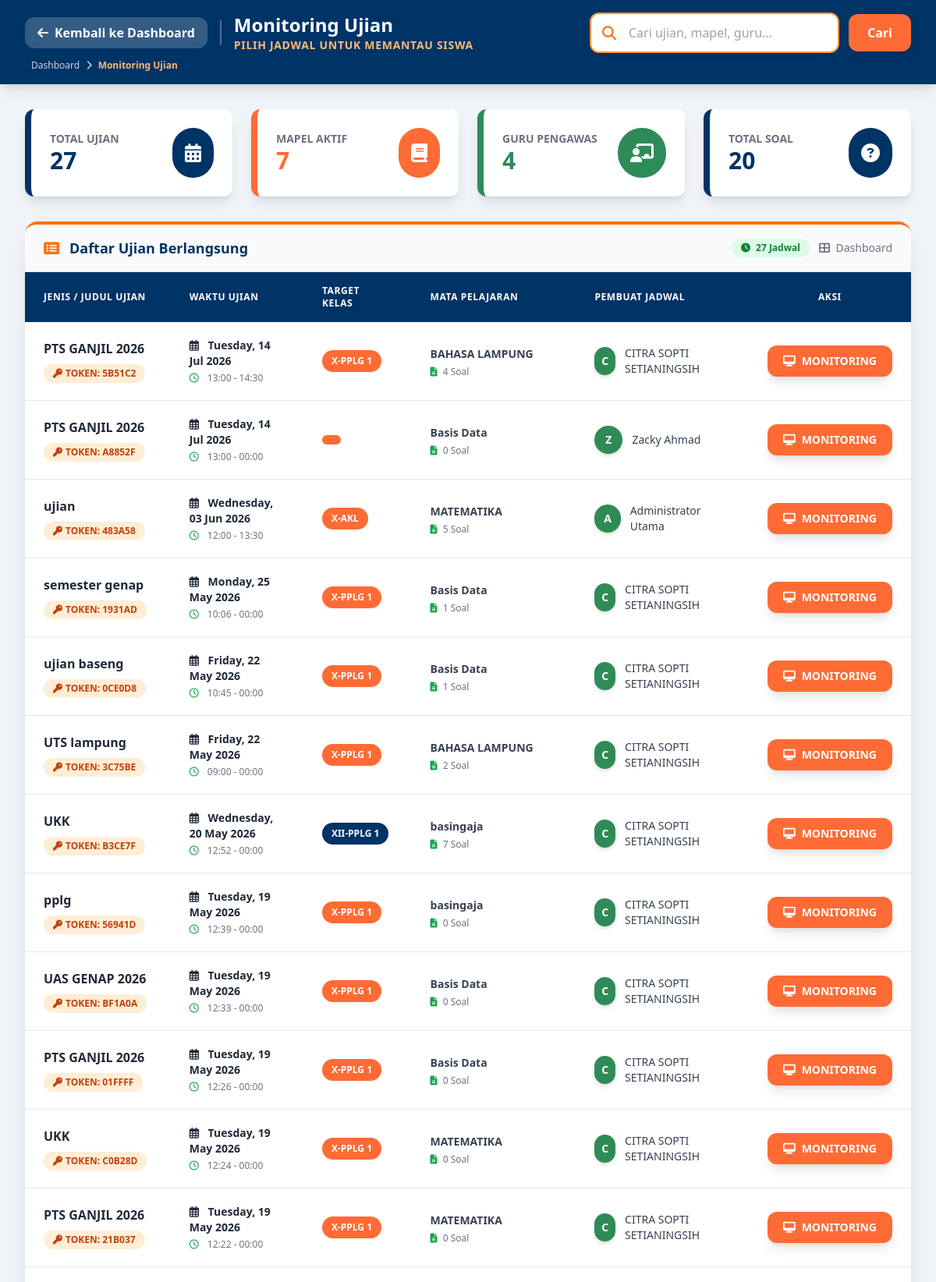
Screenshot of /cbt_sekolah/pages/admin/monitoring_ujian.php (signed in, upper part) with the database file from the repository.
### tables this page shows
CREATE TABLE `tb_ujian` (
  `id_ujian` int(11) NOT NULL,
  `id_mapel` int(11) NOT NULL,
  `id_guru` int(11) NOT NULL,
  `judul_ujian` varchar(200) NOT NULL,
  `tanggal_ujian` date NOT NULL,
  `jam_mulai` time NOT NULL,
  `jam_selesai` time NOT NULL,
  `durasi_menit` int(11) NOT NULL,
  `token` varchar(10) DEFAULT NULL,
  `tampil_nilai` enum('0','1') DEFAULT '0',
  `acak_soal` enum('0','1') DEFAULT '0',
  `anti_tab` enum('0','1') DEFAULT '0',
  `status_ujian` enum('aktif','nonaktif') DEFAULT 'aktif'
);

CREATE TABLE `tb_mapel` (
  `id_mapel` int(11) NOT NULL,
  `kode_mapel` varchar(20) DEFAULT NULL,
  `nama_mapel` varchar(100) NOT NULL
);

CREATE TABLE `tb_users` (
  `id_user` int(11) NOT NULL,
  `nama_lengkap` varchar(100) NOT NULL,
  `ruangan` varchar(100) DEFAULT NULL,
  `username` varchar(50) NOT NULL,
  `password` varchar(255) NOT NULL,
  `role` enum('admin','guru','siswa','pengawas') NOT NULL,
  `id_kelas` int(11) DEFAULT NULL,
  `nisn` varchar(20) DEFAULT NULL,
  `jenis_kelamin` enum('L','P') DEFAULT NULL,
  `tempat_lahir` varchar(100) DEFAULT NULL,
  `tanggal_lahir` date DEFAULT NULL,
  `nis` varchar(20) DEFAULT NULL,
  `agama` varchar(20) DEFAULT NULL,
  `alamat` text DEFAULT NULL,
  `created_at` timestamp NOT NULL DEFAULT current_timestamp(),
  `status` enum('aktif','nonaktif') DEFAULT 'aktif'
);

### cbt_sekolah/pages/admin/monitoring_ujian.php (the view, shortened to what this page needs)
<?php
require_once '../../config/koneksi.php';
$search = isset($_GET['search']) ? $_GET['search'] : '';
$sql = "SELECT u.*, m.nama_mapel, g.nama_lengkap AS nama_guru,
        GROUP_CONCAT(k.nama_kelas SEPARATOR ', ') as daftar_kelas,
        (SELECT COUNT(*) FROM tb_soal WHERE id_ujian = u.id_ujian) as total_soal
        FROM tb_ujian u
        JOIN tb_mapel m ON u.id_mapel = m.id_mapel
        JOIN tb_users g ON u.id_guru = g.id_user
        LEFT JOIN tb_ujian_kelas uk ON u.id_ujian = uk.id_ujian
        LEFT JOIN tb_kelas k ON uk.id_kelas = k.id_kelas";
$sql .= " GROUP BY u.id_ujian ORDER BY u.tanggal_ujian DESC, u.jam_mulai DESC";
$stmt = $pdo->prepare($sql);
$stmt->execute();
$ujian = $stmt->fetchAll();
?>
<!DOCTYPE html>
<html lang="id">
<head>
    <script src="https://cdn.tailwindcss.com"></script>
    <link rel="stylesheet" href="https://cdnjs.cloudflare.com/ajax/libs/font-awesome/6.4.0/css/all.min.css">
</head>
<body class="bg-[#F0F4F8] font-sans">
    <div class="min-h-screen">
        <header class="navy-bg py-4 px-8 sticky top-0 z-40 shadow-lg">
            <div class="flex justify-between items-center">
                <div class="flex items-center space-x-4">
                    <a href="dashboard.php" class="flex items-center bg-white bg-opacity-20 hover:bg-opacity-30 text-white px-4 py-2 rounded-xl transition-all duration-300 group">
                        <i class="fas fa-arrow-left mr-2 group-hover:-translate-x-1 transition-transform"></i>
                        <span class="font-semibold">Kembali ke Dashboard</span>
                    </a>
                    <div class="border-l-2 border-white border-opacity-30 h-8 mx-2"></div>
                    <div>
                        <h1 class="text-2xl font-bold text-white">Monitoring Ujian</h1>
                        <p class="text-sm text-orange-300 font-semibold tracking-wider">PILIH JADWAL UNTUK MEMANTAU SISWA</p>
                    </div>
                </div>
                <form method="GET" action="" class="flex items-center">
                    <div class="relative">
                        <input type="text"
                               name="search"
                               value="<?= htmlspecialchars($search) ?>"
                               placeholder="Cari ujian, mapel, guru..."
                               class="w-80 pl-12 pr-4 py-3 rounded-xl border-2 border-orange-400 focus:border-green-500 focus:outline-none shadow-md">
                        <i class="fas fa-search absolute left-4 top-1/2 transform -translate-y-1/2 text-orange-500 text-lg"></i>
                    </div>
                    <button type="submit" class="ml-3 orange-bg text-white px-6 py-3 rounded-xl font-bold shadow-md hover:bg-opacity-90 transition-all">
                        Cari
                    </button>
                </form>
            </div>
            <div class="flex items-center space-x-2 text-xs text-white text-opacity-80 mt-2 ml-2">
                <a href="dashboard.php" class="hover:text-orange-300 transition-colors">Dashboard</a>
                <i class="fas fa-chevron-right text-xs"></i>
                <span class="text-orange-300 font-semibold">Monitoring Ujian</span>
            </div>
        </header>
        <main class="p-8">
            <div class="grid grid-cols-1 md:grid-cols-4 gap-6 mb-8">
                <div class="bg-white rounded-xl shadow-lg p-6 border-l-8 border-[#003366]">
                    <div class="flex justify-between items-center">
                        <div>
                            <p class="text-gray-500 text-sm font-bold uppercase">Total Ujian</p>
                            <p class="text-3xl font-bold navy-text"><?= count($ujian) ?></p>
                        </div>
                        <div class="navy-bg p-4 rounded-full">
                            <i class="fas fa-calendar-alt text-white text-2xl"></i>
                        </div>
                    </div>
                </div>
                <div class="bg-white rounded-xl shadow-lg p-6 border-l-8 border-[#FF6B35]">
                    <div class="flex justify-between items-center">
                        <div>
                            <p class="text-gray-500 text-sm font-bold uppercase">Mapel Aktif</p>
                            <p class="text-3xl font-bold orange-text">
                                <?php
                                $mapelUnik = [];
                                foreach ($ujian as $u) {
                                    $mapelUnik[$u['id_mapel']] = true;
                                }
                                echo count($mapelUnik);
                                ?>
                            </p>
                        </div>
                        <div class="orange-bg p-4 rounded-full">
                            <i class="fas fa-book text-white text-2xl"></i>
                        </div>
                    </div>
                </div>
                <div class="bg-white rounded-xl shadow-lg p-6 border-l-8 border-[#2E8B57]">
                    <div class="flex justify-between items-center">
                        <div>
                            <p class="text-gray-500 text-sm font-bold uppercase">Guru Pengawas</p>
                            <p class="text-3xl font-bold green-text">
                                <?php
                                $guruUnik = [];
                                foreach ($ujian as $u) {
                                    $guruUnik[$u['id_guru']] = true;
                                }
                                echo count($guruUnik);
                                ?>
                            </p>
                        </div>
                        <div class="green-bg p-4 rounded-full">
                            <i class="fas fa-chalkboard-teacher text-white text-2xl"></i>
                        </div>
                    </div>
                </div>
                <div class="bg-white rounded-xl shadow-lg p-6 border-l-8 border-[#003366]">
                    <div class="flex justify-between items-center">
                        <div>
                            <p class="text-gray-500 text-sm font-bold uppercase">Total Soal</p>
                            <p class="text-3xl font-bold navy-text">
                                <?php
                                $totalSoal = 0;
                                foreach ($ujian as $u) {
                                    $totalSoal += $u['total_soal'];
                                }
                                echo $totalSoal;
                                ?>
                            </p>
                        </div>
                        <div class="navy-bg p-4 rounded-full">
                            <i class="fas fa-question-circle text-white text-2xl"></i>
                        </div>
                    </div>
                </div>
            </div>
            <div class="bg-white rounded-2xl shadow-xl overflow-hidden border-t-4 border-orange-500">
                <div class="px-6 py-4 border-b border-gray-200 flex justify-between items-center bg-gray-50">
                    <h2 class="text-lg font-bold navy-text">
                        <i class="fas fa-list-alt mr-2 text-orange-500"></i>
                        Daftar Ujian Berlangsung
                    </h2>
                    <div class="flex items-center space-x-3">
                        <span class="text-xs bg-green-100 text-green-700 px-3 py-1 rounded-full font-semibold">
                            <i class="fas fa-clock mr-1"></i> <?= count($ujian) ?> Jadwal
                        </span>
                        <a href="dashboard.php" class="text-sm text-gray-500 hover:text-navy transition-colors">
                            <i class="fas fa-th-large mr-1"></i> Dashboard
                        </a>
                    </div>
                </div>
                <?php if (empty($ujian)): ?>
                    <div class="text-center py-16">
                        <i class="fas fa-search text-6xl text-gray-300 mb-4"></i>
                        <p class="text-xl font-bold text-gray-500">Tidak ada data ujian ditemukan</p>
                        <?php if (!empty($search)): ?>
                            <p class="text-gray-400 mt-2">Pencarian: "<?= htmlspecialchars($search) ?>"</p>
                        <?php endif; ?>
                        <a href="dashboard.php" class="inline-block mt-6 navy-bg text-white px-6 py-3 rounded-xl font-bold shadow-lg hover:bg-opacity-90 transition-all">
                            <i class="fas fa-arrow-left mr-2"></i> Kembali ke Dashboard
                        </a>
                    </div>
                <?php else: ?>
                    <div class="overflow-x-auto">
                        <table class="w-full text-left">
                            <thead class="navy-bg">
                                <tr class="text-xs font-bold text-white uppercase tracking-wider">
                                    <th class="px-6 py-4">Jenis / Judul Ujian</th>
                                    <th class="px-6 py-4">Waktu Ujian</th>
                                    <th class="px-6 py-4">Target Kelas</th>
                                    <th class="px-6 py-4">Mata Pelajaran</th>
                                    <th class="px-6 py-4">Pembuat Jadwal</th>
                                    <th class="px-6 py-4 text-center">Aksi</th>
                                </tr>
                            </thead>
                            <tbody class="divide-y divide-gray-200">
                                <?php foreach ($ujian as $u): ?>
                                    <tr class="hover:bg-orange-50 transition-colors">
                                        <td class="px-6 py-5">
                                            <div>
                                                <span class="block text-base font-bold text-gray-800"><?= htmlspecialchars($u['judul_ujian']) ?></span>
                                                <span class="text-xs inline-flex items-center gap-1 bg-orange-100 text-orange-700 px-3 py-1 rounded-full font-bold mt-2">
                                                    <i class="fas fa-key"></i> TOKEN: <?= htmlspecialchars($u['token']) ?>
                                                </span>
                                            </div>
                                        </td>
                                        <td class="px-6 py-5">
                                            <div class="flex flex-col">
                                                <span class="text-sm font-bold text-gray-800">
                                                    <i class="far fa-calendar-alt mr-2 text-navy"></i>
                                                    <?= date('l, d M Y', strtotime($u['tanggal_ujian'])) ?>
                                                </span>
                                                <span class="text-xs text-gray-500 font-medium mt-1">
                                                    <i class="far fa-clock mr-2 text-green-600"></i>
                                                    <?= substr($u['jam_mulai'], 0, 5) ?> - <?= substr($u['jam_selesai'], 0, 5) ?>
                                                </span>
                                            </div>
                                        </td>
                                        <td class="px-6 py-5">
                                            <div class="flex flex-wrap gap-2">
                                                <?php
                                                $kelasArr = explode(', ', $u['daftar_kelas']);
                                                foreach ($kelasArr as $kls):
                                                    if (strpos($kls, 'XII') !== false) {
                                                        $bg = 'navy-bg text-white';
                                                    } elseif (strpos($kls, 'XI') !== false) {
                                                        $bg = 'green-bg text-white';
                                                    } else {
                                                        $bg = 'orange-bg text-white';
                                                    }
                                                ?>
                                                    <span class="text-xs font-bold px-3 py-1.5 rounded-full <?= $bg ?> shadow-sm">
                                                        <?= htmlspecialchars($kls) ?>
                                                    </span>
                                                <?php endforeach; ?>
                                            </div>
                                        </td>
                                        <td class="px-6 py-5">
                                            <span class="text-sm font-bold text-gray-700"><?= htmlspecialchars($u['nama_mapel']) ?></span>
                                            <span class="block text-xs text-gray-500 mt-1">
                                                <i class="fas fa-file-alt mr-1 text-green-600"></i>
                                                <?= $u['total_soal'] ?> Soal
                                            </span>
                                        </td>
                                        <td class="px-6 py-5">
                                            <div class="flex items-center">
                                                <div class="w-9 h-9 rounded-full green-bg flex items-center justify-center text-white text-sm font-bold mr-3 shadow-md">
                                                    <?= strtoupper(substr($u['nama_guru'], 0, 1)) ?>
                                                </div>
                                                <span class="text-sm font-medium text-gray-700"><?= htmlspecialchars($u['nama_guru']) ?></span>
                                            </div>
                                        </td>
                                        <td class="px-6 py-5 text-center">
                                            <a href="monitoring_detail.php?id=<?= $u['id_ujian'] ?>"
                                                class="inline-flex items-center justify-center orange-bg hover:bg-opacity-90 text-white px-5 py-2.5 rounded-xl text-sm font-bold shadow-lg hover:shadow-xl transition-all transform hover:scale-105">
                                                <i class="fas fa-desktop mr-2"></i> MONITORING
                                            </a>
                                        </td>
                                    </tr>
                                <?php endforeach; ?>
                            </tbody>
                        </table>
                    </div>
                <?php endif; ?>
            </div>
        </main>
    </div>
</body>
</html>

### cbt_sekolah/pages/admin/monitoring_ujian.php (style rules this page uses)
.navy-bg { background-color: #003366; }
.navy-text { color: #003366; }
.orange-bg { background-color: #FF6B35; }
.orange-text { color: #FF6B35; }
.green-bg { background-color: #2E8B57; }
.green-text { color: #2E8B57; }

### rows the page displays
tb_ujian: judul_ujian "PTS GANJIL 2026", token "5B51C2", tanggal_ujian "Tuesday, 14 Jul 2026", jam_mulai "13:00", jam_selesai "14:30", kls "X-PPLG 1", id_mapel.nama_mapel "BAHASA LAMPUNG", total_soal "4", id_guru.nama_lengkap "C", id_guru.nama_lengkap "CITRA SOPTI SETIANINGSIH"
tb_ujian: judul_ujian "PTS GANJIL 2026", token "A8852F", tanggal_ujian "Tuesday, 14 Jul 2026", jam_mulai "13:00", jam_selesai "00:00", id_mapel.nama_mapel "Basis Data", total_soal "0", id_guru.nama_lengkap "Z", id_guru.nama_lengkap "Zacky Ahmad"
tb_ujian: judul_ujian "ujian", token "483A58", tanggal_ujian "Wednesday, 03 Jun 2026", jam_mulai "12:00", jam_selesai "13:30", kls "X-AKL", id_mapel.nama_mapel "MATEMATIKA", total_soal "5", id_guru.nama_lengkap "A", id_guru.nama_lengkap "Administrator Utama"
tb_ujian: judul_ujian "semester genap", token "1931AD", tanggal_ujian "Monday, 25 May 2026", jam_mulai "10:06", jam_selesai "00:00", kls "X-PPLG 1", id_mapel.nama_mapel "Basis Data", total_soal "1", id_guru.nama_lengkap "C", id_guru.nama_lengkap "CITRA SOPTI SETIANINGSIH"
tb_ujian: judul_ujian "ujian baseng", token "0CE0D8", tanggal_ujian "Friday, 22 May 2026", jam_mulai "10:45", jam_selesai "00:00", kls "X-PPLG 1", id_mapel.nama_mapel "Basis Data", total_soal "1", id_guru.nama_lengkap "C", id_guru.nama_lengkap "CITRA SOPTI SETIANINGSIH"
tb_ujian: judul_ujian "UTS lampung", token "3C75BE", tanggal_ujian "Friday, 22 May 2026", jam_mulai "09:00", jam_selesai "00:00", kls "X-PPLG 1", id_mapel.nama_mapel "BAHASA LAMPUNG", total_soal "2", id_guru.nama_lengkap "C", id_guru.nama_lengkap "CITRA SOPTI SETIANINGSIH"
tb_ujian: judul_ujian "UKK", token "B3CE7F", tanggal_ujian "Wednesday, 20 May 2026", jam_mulai "12:52", jam_selesai "00:00", kls "XII-PPLG 1", id_mapel.nama_mapel "basingaja", total_soal "7", id_guru.nama_lengkap "C", id_guru.nama_lengkap "CITRA SOPTI SETIANINGSIH"
tb_ujian: judul_ujian "pplg", token "56941D", tanggal_ujian "Tuesday, 19 May 2026", jam_mulai "12:39", jam_selesai "00:00", kls "X-PPLG 1", id_mapel.nama_mapel "basingaja", total_soal "0", id_guru.nama_lengkap "C", id_guru.nama_lengkap "CITRA SOPTI SETIANINGSIH"
tb_ujian: judul_ujian "UAS GENAP 2026", token "BF1A0A", tanggal_ujian "Tuesday, 19 May 2026", jam_mulai "12:33", jam_selesai "00:00", kls "X-PPLG 1", id_mapel.nama_mapel "Basis Data", total_soal "0", id_guru.nama_lengkap "C", id_guru.nama_lengkap "CITRA SOPTI SETIANINGSIH"
tb_ujian: judul_ujian "PTS GANJIL 2026", token "01FFFF", tanggal_ujian "Tuesday, 19 May 2026", jam_mulai "12:26", jam_selesai "00:00", kls "X-PPLG 1", id_mapel.nama_mapel "Basis Data", total_soal "0", id_guru.nama_lengkap "C", id_guru.nama_lengkap "CITRA SOPTI SETIANINGSIH"
tb_ujian: judul_ujian "UKK", token "C0B28D", tanggal_ujian "Tuesday, 19 May 2026", jam_mulai "12:24", jam_selesai "00:00", kls "X-PPLG 1", id_mapel.nama_mapel "MATEMATIKA", total_soal "0", id_guru.nama_lengkap "C", id_guru.nama_lengkap "CITRA SOPTI SETIANINGSIH"
tb_ujian: judul_ujian "PTS GANJIL 2026", token "21B037", tanggal_ujian "Tuesday, 19 May 2026", jam_mulai "12:22", jam_selesai "00:00", kls "X-PPLG 1", id_mapel.nama_mapel "MATEMATIKA", total_soal "0", id_guru.nama_lengkap "C", id_guru.nama_lengkap "CITRA SOPTI SETIANINGSIH"

### other values shown
count($ujian) "27"
count($mapelUnik) "7"
count($guruUnik) "4"
$totalSoal "20"
